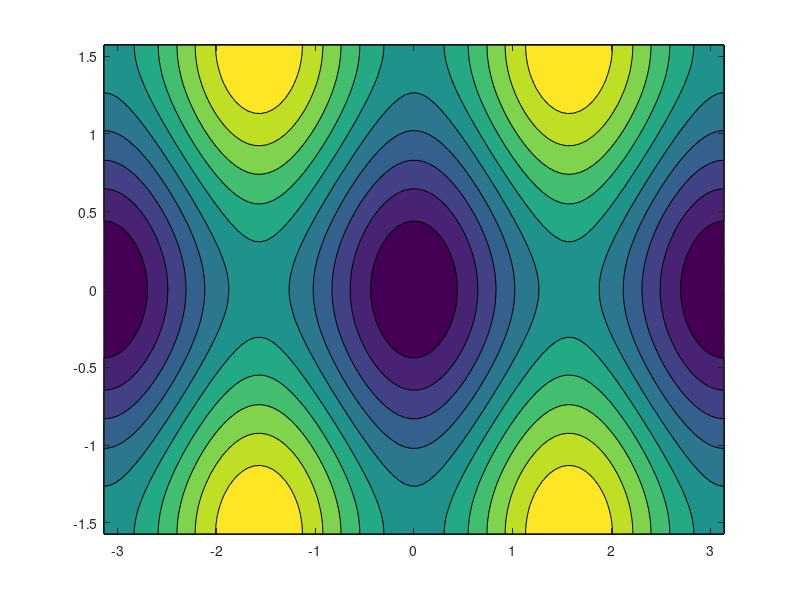

MATLAB code for this plot: (Note: this script raises an error after producing the figure.)
clc;
figure;
x=linspace(-pi,pi);
y=linspace(-pi/2,pi/2);
[X,Y]=meshgrid(x,y);
P=-(cos(X.*2)+cos(Y.*2))/4;
contourf(X,Y,P);
clim([-0.5 0.4]);
colorbar;
title('Pressure contours using analytical solution ');
xlabel('X (m)');
ylabel('Y (m)');
axis([-pi pi -pi/2 pi/2]);
set(gca,'XTick',-pi:pi/4:pi); 
set(gca,'XTickLabel',{'-\pi','-3\pi/4','-\pi/2','-\pi/4','0','\pi/4','\pi/2','3\pi/4','\pi'});
set(gca,'YTick',-pi/2:pi/4:pi/2); 
set(gca,'YTickLabel',{'-\pi/2','-\pi/4','0','\pi/4','\pi/2'});
a=colorbar;
a.Label.String = 'Pressure (Pa)';
set(gca,'XMinorTick','on','YMinorTick','on','TickLength',[0.02,0.005]);